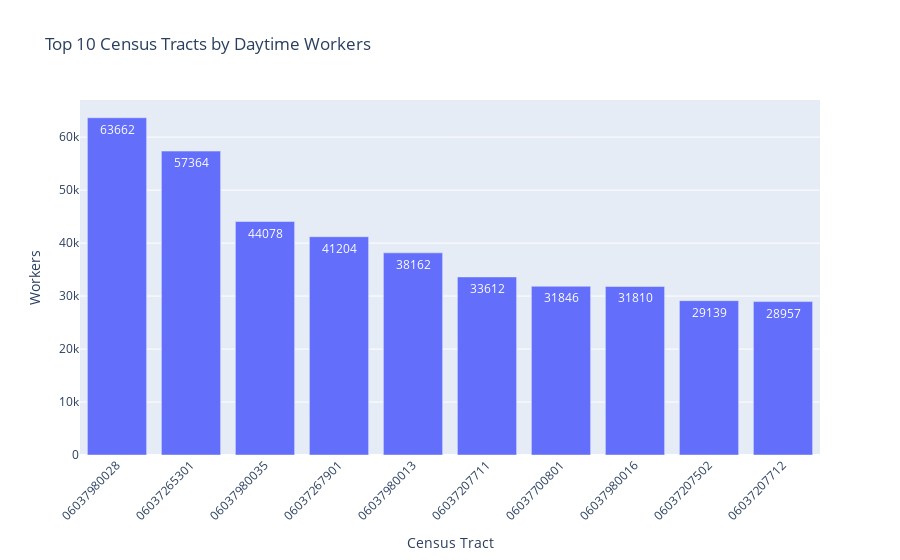

The notebook cell this image was saved under:
### Markdown cell above
#### This chart uses **Plotly** to highlight the **10 census tracts** in Los Angeles County with the **highest daytime worker populations**, helping identify areas with strong daytime activity that may support or attract small business development.

### Code cell
import plotly.express as px

top10 = subsetData.nlargest(10, 'Daytime Population: Workers')

fig = px.bar(top10,
             x='FIPS', 
             y='Daytime Population: Workers', 
             title='Top 10 Census Tracts by Daytime Workers',
             labels={'FIPS': 'Census Tract', 'Daytime Population: Workers': 'Workers'},
             text='Daytime Population: Workers')

fig.update_layout(xaxis_tickangle=-45)
fig.show()

### Figure 1 — Plotly figure (JSON) as saved in the notebook; plotly's stock layout.template omitted (floating-point values rounded to 4 significant figures)
{"data": [{"alignmentgroup": "True", "hovertemplate": "Census Tract=%{x}<br>Workers=%{text}<extra></extra>", "legendgroup": "", "marker": {"color": "#636efa", "pattern": {"shape": ""}}, "name": "", "offsetgroup": "", "orientation": "v", "showlegend": false, "text": [63662, 57364, 44078, 41204, 38162, 33612, 31846, 31810, 29139, 28957], "textposition": "auto", "type": "bar", "x": ["06037980028", "06037265301", "06037980035", "06037267901", "06037980013", "06037207711", "06037700801", "06037980016", "06037207502", "06037207712"], "xaxis": "x", "y": [63662, 57364, 44078, 41204, 38162, 33612, 31846, 31810, 29139, 28957], "yaxis": "y"}], "layout": {"autosize": true, "barmode": "relative", "legend": {"tracegroupgap": 0}, "title": {"text": "Top 10 Census Tracts by Daytime Workers"}, "xaxis": {"anchor": "y", "autorange": true, "domain": [0, 1], "range": [-0.5, 9.5], "tickangle": -45, "title": {"text": "Census Tract"}, "type": "category"}, "yaxis": {"anchor": "x", "autorange": true, "domain": [0, 1], "range": [0, 67010.0], "title": {"text": "Workers"}, "type": "linear"}}}
